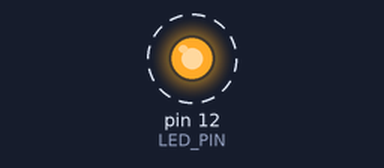
The program below on a simulated Raspberry Pi (header pin numbers). Parts: output pins drawn as LEDs (lit = HIGH). Dashed ring = blinking. What the program prints to the terminal is not drawn.

Above: at 0.5 s.
Timing chart, 0 to 4.6 s (numbered marks = the images above):
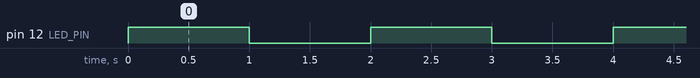

Measured:
- by itself, pin 12 (LED_PIN): alternates HIGH for 1.0 s and LOW for 1.0 s

The program:

led_blink_warning.py
```python
# (licence header left out)
import RPi.GPIO as GPIO
import time

GPIO.setmode(GPIO.BOARD)
LED_PIN = 12
GPIO.setup(LED_PIN, GPIO.OUT)

while True:
    print("LED is on")
    GPIO.output(LED_PIN, GPIO.HIGH)
    time.sleep(1)

    print("LED is off")
    GPIO.output(LED_PIN, GPIO.LOW)
    time.sleep(1)

GPIO.cleanup()
```
